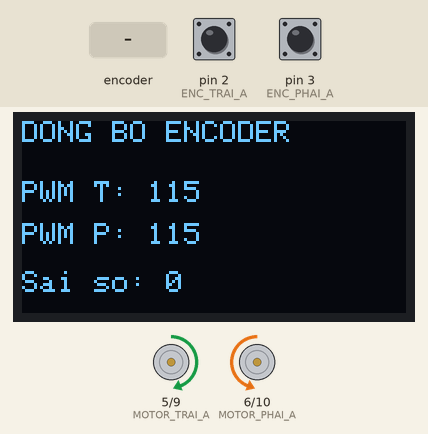
The sketch below on a simulated Arduino Uno, built with avr-gcc and run on an emulated ATmega328P. Shown: 128×64 one-colour display, motor-driver pin pairs drawn as motors (green arrow = first pin HIGH = forward, orange = second pin HIGH = backward, longer = more drive). The inputs (shaded band) are chosen by the test bench; at power-on: pin 2 (ENC_TRAI_A) HIGH, pin 3 (ENC_PHAI_A) HIGH. What the sketch prints to the serial monitor is not drawn.

Above: at 3.2 s.
3.3 s: rotary encoder on pin 2 (ENC_TRAI_A) / pin 12 (ENC_TRAI_B) turned 3 steps (first pin leading)
At 7.6 s:
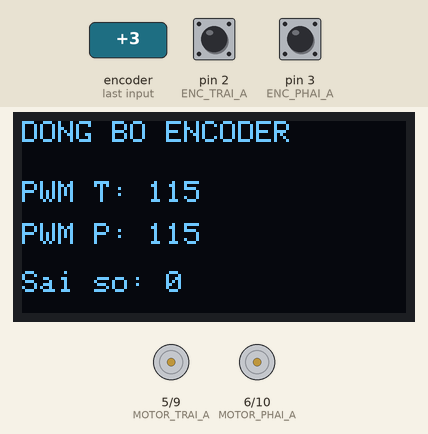
Timing chart, 0 to 9.1 s (numbered marks = the images above; inputs shaded):
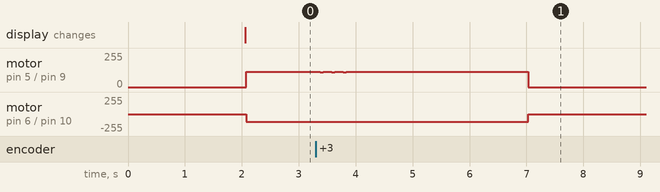

The sketch:

Bai_15_dong_bo_toc_do_giu_huong.ino
```cpp
// BÀI 15: ĐỒNG BỘ TỐC ĐỘ HAI BÁNH BẰNG ENCODER
#include <Wire.h>
#include <Adafruit_GFX.h>
#include <Adafruit_SSD1306.h>

const uint8_t MOTOR_TRAI_A = 5, MOTOR_TRAI_B = 9;
const uint8_t MOTOR_PHAI_A = 6, MOTOR_PHAI_B = 10;
const uint8_t ENC_TRAI_A = 2, ENC_TRAI_B = 12;
const uint8_t ENC_PHAI_A = 3, ENC_PHAI_B = 14;

const int PWM_CO_BAN = 115;
const float KP_DONG_BO = 4.0;      // Hiệu chỉnh trên robot thật.
const unsigned long CHU_KY_MS = 50;
const unsigned long THOI_GIAN_CHAY_MS = 5000;

volatile long xungTrai = 0;
volatile long xungPhai = 0;
Adafruit_SSD1306 oled(128, 64, &Wire, -1);

void ngatTrai() { xungTrai++; }
void ngatPhai() { xungPhai++; }

void datMotDongCo(uint8_t a, uint8_t b, int pwm, bool dao) {
  pwm = constrain(pwm, -255, 255);
  if (dao) pwm = -pwm;
  if (pwm > 0) { analogWrite(a, pwm); analogWrite(b, 0); }
  else if (pwm < 0) { analogWrite(a, 0); analogWrite(b, -pwm); }
  else { analogWrite(a, 0); analogWrite(b, 0); }
}
void datHaiDongCo(int trai, int phai) {
  datMotDongCo(MOTOR_TRAI_A, MOTOR_TRAI_B, trai, false);
  datMotDongCo(MOTOR_PHAI_A, MOTOR_PHAI_B, phai, true);
}
void dungRobot() { datHaiDongCo(0, 0); }

void chupEncoder(long &trai, long &phai) {
  noInterrupts();
  trai = xungTrai;
  phai = xungPhai;
  interrupts();
}

void setup() {
  Serial.begin(115200);
  pinMode(MOTOR_TRAI_A, OUTPUT); pinMode(MOTOR_TRAI_B, OUTPUT);
  pinMode(MOTOR_PHAI_A, OUTPUT); pinMode(MOTOR_PHAI_B, OUTPUT);
  pinMode(ENC_TRAI_A, INPUT_PULLUP); pinMode(ENC_TRAI_B, INPUT_PULLUP);
  pinMode(ENC_PHAI_A, INPUT_PULLUP); pinMode(ENC_PHAI_B, INPUT_PULLUP);
  attachInterrupt(digitalPinToInterrupt(ENC_TRAI_A), ngatTrai, RISING);
  attachInterrupt(digitalPinToInterrupt(ENC_PHAI_A), ngatPhai, RISING);
  dungRobot();

  Wire.begin();
  if (!oled.begin(SSD1306_SWITCHCAPVCC, 0x3C)) {
    Serial.println("LOI OLED");
    while (true) delay(1000);
  }
  delay(2000);
}

void loop() {
  static bool dangChay = true;
  static unsigned long batDau = millis();
  static unsigned long mocDieuKhien = millis();
  static unsigned long mocOled = 0;
  static long xungTraiCu = 0, xungPhaiCu = 0;
  static int pwmTrai = PWM_CO_BAN, pwmPhai = PWM_CO_BAN;
  static long saiSo = 0;

  if (!dangChay) {
    dungRobot();
    return;
  }

  if (millis() - batDau >= THOI_GIAN_CHAY_MS) {
    dangChay = false;
    dungRobot();
    Serial.println("DA DUNG SAU 5 GIAY");
    return;
  }

  if (millis() - mocDieuKhien >= CHU_KY_MS) {
    mocDieuKhien += CHU_KY_MS;
    long trai, phai;
    chupEncoder(trai, phai);
    long deltaTrai = trai - xungTraiCu;
    long deltaPhai = phai - xungPhaiCu;
    xungTraiCu = trai;
    xungPhaiCu = phai;

    saiSo = deltaTrai - deltaPhai;
    int hieuChinh = lround(KP_DONG_BO * saiSo);
    pwmTrai = constrain(PWM_CO_BAN - hieuChinh, 0, 200);
    pwmPhai = constrain(PWM_CO_BAN + hieuChinh, 0, 200);
    datHaiDongCo(pwmTrai, pwmPhai);
  }

  if (millis() - mocOled >= 200) {
    mocOled = millis();
    Serial.print("PWM T/P="); Serial.print(pwmTrai);
    Serial.print('/'); Serial.print(pwmPhai);
    Serial.print("  SAI_SO="); Serial.println(saiSo);

    oled.clearDisplay();
    oled.setTextColor(SSD1306_WHITE);
    oled.setTextSize(1);
    oled.setCursor(0, 0);  oled.println("DONG BO ENCODER");
    oled.setCursor(0, 20); oled.print("PWM T: "); oled.println(pwmTrai);
    oled.setCursor(0, 34); oled.print("PWM P: "); oled.println(pwmPhai);
    oled.setCursor(0, 50); oled.print("Sai so: "); oled.println(saiSo);
    oled.display();
  }
}
```
